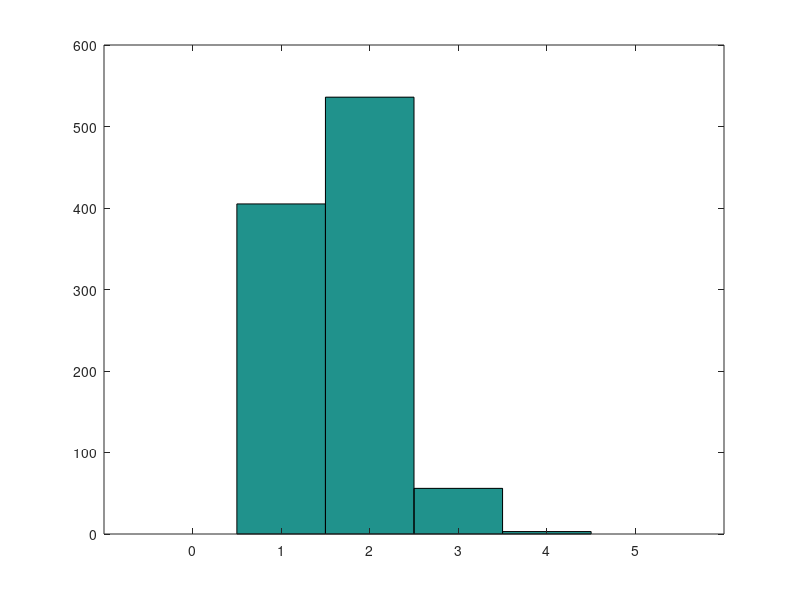

Here is the MATLAB script that generated this plot:
% testing what is a 'significant peak' in the raster to count a simulated
% neuron as firing during a particular syllable; 

nSyl = 4; % number of syllables of that type in bout; 
m = 8; % number of timebins in that syllable; 
nBurst = 1; % number of bursts/syllable; 

for iter = 1:1000; 
    simShuff = zeros(nSyl,m); 
    for i = 1:nSyl;
        tmp = randperm(m); 
        simShuff(i,tmp(1)) = 1; 
    end

    raster = sum(simShuff);
    M(iter) = max(raster); 
end
figure; hist(M, 0:5)
